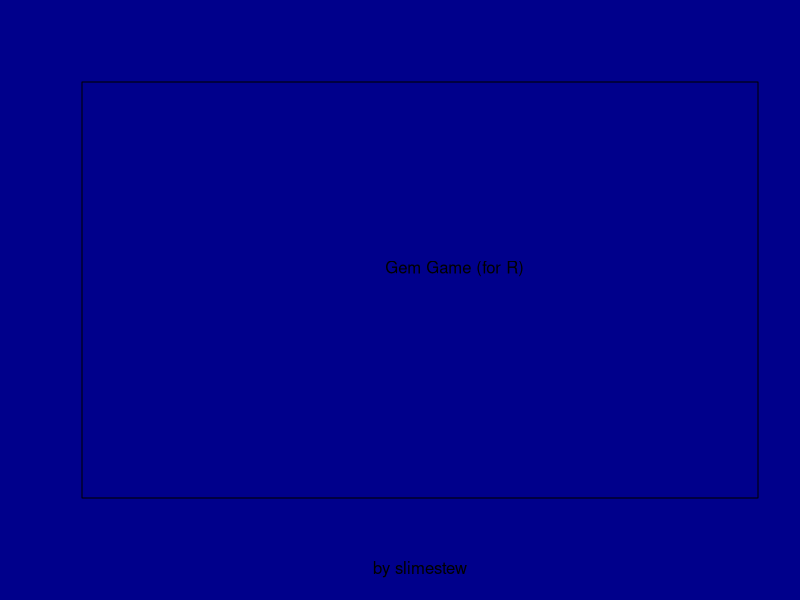

Here is the R script that generated this plot: (Note: this script raises an error after producing the figure.)
#install.packages(c("beepr"))
#library(beepr)

#TODO: sounds? graphics? twist mode not functional

par(bg = "darkblue")
gems <- matrix(0, nrow = 8, ncol = 8)
tempgems <- matrix(0, nrow = 8, ncol = 8)
tempcheck <- list()
selected <- rep(-1, times = 4)
menu <- 0
click <- list(x = 3, y = 3)
textboxes <- c(0,0)
colorcombo <- c(-1,-1)
options <- c(FALSE, FALSE, FALSE)
# Freeswap: can swap as long as spots are adjacent, doesn't need to cause a valid solve
# Resetpt: Subtracts 10 points if resetting freely (does not subtract if a reset is forced)
# Twist: instead of swapping two adjacent gems, rotates a whole 2x2 area (selecting and deselecting inverts)
gemColors <- c("lightgray", "red", "yellow", "chartreuse", "orange", "cyan", "magenta")
btnColors <- c("darkred","green")

resetboard <- function() {
  for (i in 1:8) {
    gems[i, ] = sample(1:7, 8, replace=TRUE)
  }
  #beep()
  return(gems)
}

failboard <- function() {
  k <- 0
  for (i in 1:8) {
    for (j in 1:8) {
      gems[i, j] = (k + 1)
      k <- (k+1) %% 7
    }
  }
  #beep()
  return(gems)
}

checkgems <- function(goms) {
  checkedgems <- list()
  for (i in 1:8) { #vertical
    colorcombo <- c(-1,-1)
    for (j in 1:8) {
      if(colorcombo[1] == -1) {
        colorcombo[1] = goms[i,j]
        colorcombo[2] = 0
      }
      if(colorcombo[1] == goms[i,j]) {
        colorcombo[2] = colorcombo[2] +1
      } else {
        colorcombo[1] = goms[i,j]
        colorcombo[2] = 1
      }
      if(colorcombo[2] == 3) {
        checkedgems <- c(checkedgems, list(list(i,j,"v")))
      }
    }
  }
  
  for (j in 1:8) { #horizontal
    colorcombo <- c(-1,-1)
    for (i in 1:8) {
      if(colorcombo[1] == -1) {
        colorcombo[1] = goms[i,j]
        colorcombo[2] = 0
      }
      if(colorcombo[1] == goms[i,j]) {
        colorcombo[2] = colorcombo[2] + 1
      } else {
        colorcombo[1] = goms[i,j]
        colorcombo[2] = 1
      }
      if(colorcombo[2] == 3) {
        checkedgems <- c(checkedgems, list(list(i,j,"h")))
      }
    }
  }
  return(checkedgems)
}

legalmoves <- function(goms) {
  if(length(checked)>0) {
    return(TRUE) #should never happen, but would be accurate
  }
  
  tempgems <- gems
  #marked function not useful since it would count an L-shaped triomino as valid
  for (i in 1:8) { #vertical
    for (j in 1:7) {
      tempgems <- swapgems(tempgems, i, j, i, j+1)
      tempcheck <- checkgems(tempgems)
      if(length(tempcheck)>0){
        return(TRUE)
      }
      tempgems <- swapgems(tempgems, i, j, i, j+1)
    }
  }
  
  for (j in 1:8) { #horizontal
    for (i in 1:7) {
      swapgems(tempgems, i, j, i+1, j)
      tempcheck <- checkgems(tempgems)
      if(length(tempcheck)>0){
        return(TRUE)
      }
      swapgems(tempgems, i, j, i+1, j)
    }
  }
  return(FALSE)
}

cleargems <- function(checkedgems) {
  tempgem <- gems
	cleared <- 0
	marked <- matrix(0, nrow = 8, ncol = 8)
	oldmark <- marked
	if(length(checkedgems) > 0) {
  	for(i in 1:length(checkedgems)){
  	  marked[checkedgems[[i]][[1]], checkedgems[[i]][[2]]] = 1
  	}
	}
	
	while(sum(marked) != 0 && sum(oldmark) != sum(marked)) {
		oldmark <- marked
		marked <- markpass(marked)
	}
	
	for (i in 1:8) {
	  for (j in 1:8) {
	    if(marked[i,j] == 1) {
	      tempgem[i,j] = -1 #clear it
	    }
	  }
	}
	cleared <- sum(marked)
	gems <- refill(tempgem)
	return(c(gems,cleared))
}

markpass <- function(marked) {
	for (i in 1:8) {
		for (j in 1:8) {
			if(marked[i,j] == 1) {
				if(i!=1 && (gems[i-1,j] == gems[i,j]) && marked[i-1,j]==0) {
				  marked[i-1, j] = 1
				}
			  if(i!=8 && (gems[i+1,j] == gems[i,j]) && marked[i+1,j]==0) {
			    marked[i+1, j] = 1
			  }
			  if(j!=1 && (gems[i,j-1] == gems[i,j]) && marked[i,j-1]==0) {
			    marked[i, j-1] = 1
			  }
			  if(j!=8 && (gems[i,j+1] == gems[i,j]) && marked[i,j+1]==0) {
			    marked[i, j+1] = 1
			  }
			}
		}
	}
	return(marked)
}

swapgems <- function(goms, row1, col1, row2, col2) {
  temp <- goms[row1, col1]
  goms[row1, col1] = gems[row2, col2]
  goms[row2, col2] = temp
  return(goms)
}

refill <- function(ge) {
  for (z in 1:8) { #fall down 8 times
    for (i in 1:8) {
      for (j in 1:8) {
        if(ge[i, j] == -1) {
          if(j==8) {
            ge[i,j] = sample(1:7, 1)
          } else {
            ge[i,j] = ge[i,j+1]
            ge[i,j+1] = -1
          }
        }
      }
    }
  }
  return(ge)
}

isadjacent <- function(row1, col1, row2, col2) {
  return(((abs(row1-row2) <= 1) && (abs(col1-col2) <= 1)) && !(((abs(row1-row2) == 1) && (abs(col1-col2) == 1))))
}

trinum <- function(n) {
  return(n * (n + 1) / 2)
}

#board reset and cleanup
gems <- resetboard()
checked <- checkgems(gems)
while(length(checked)>0) {
  clear <- cleargems(checked)
  gems <- matrix(clear[1:64], nrow = 8, ncol = 8)
  checked <- checkgems(gems)
}

#menu
plot(0, 0, type = "n", xlim = c(0, 9), ylim = c(0, 9), col="white", xlab = "by slimestew", ylab = "", axes = FALSE, frame.plot = TRUE)
par(bg = "darkblue")
text(5,5, "Gem Game (for R)")

while((floor(click$y) < 5 || floor(click$y) > 8) || menu < 2){
  click <- locator(1)
  plot(0, 0, type = "n", xlim = c(0, 9), ylim = c(0, 9), xlab = "", ylab = "", axes = FALSE, frame.plot = FALSE)
  
  if((floor(click$x) > 1 && floor(click$x) < 7)){
    if(floor(click$y) == 3)
      options[1] = !options[1]
    if(floor(click$y) == 2)
      options[2] = !options[2]
    if(floor(click$y) == 1)
      options[3] = !options[3]
  }
  
  rect(1, 5, 7, 6, col = "lightblue", border = "cyan")
  rect(1, 3, 7, 4, col = btnColors[options[1]+1], border = "black")
  rect(1, 2, 7, 3, col = btnColors[options[2]+1], border = "black")
  rect(1, 1, 7, 2, col = btnColors[options[3]+1], border = "black")
  text(4,8, "Gem Game")
  text(4,3.5, "Freeswap")
  text(4,2.5, "Resetpts")
  text(4,1.5, "Twist")
  text(4,5.5, "Start")
  
  menu = min(menu + 1,2)
}
plot(0, 0, type = "n", xlim = c(0, 9), ylim = c(0, 9), col="white", xlab = "", ylab = "", axes = FALSE, frame.plot = TRUE)
menu <- 0

#game loop
while(TRUE) {

if(floor(click$x) == 0 && floor(click$y) == 0) {
  textboxes[2] = textboxes[2] + 1
  if(legalmoves(gems) && options[2]){
    textboxes[1] = textboxes[1] - 10
  }

  gems <- resetboard()
  checked <- checkgems(gems)
  while(length(checked)>0) {
    clear <- cleargems(checked)
    gems <- matrix(clear[1:64], nrow = 8, ncol = 8)
    checked <- checkgems(gems)
  }
  
}

#selection
if(selected[1] == -1 && menu != 0) { #pair 1
  if(floor(click$x) > 0 && floor(click$x) < 9) {
    selected[1] = floor(click$x)
  }
  if(floor(click$y) > 0 && floor(click$y) < 9) {
    selected[2] = floor(click$y)
  }
} else { #pair 2
  if(floor(click$x) > 0 && floor(click$x) < 9) {
    selected[3] = floor(click$x)
  }
  if(floor(click$y) > 0 && floor(click$y) < 9) {
    selected[4] = floor(click$y)
  }
}

if(selected[1] != -1 && selected[1] == selected[3] && selected[2] == selected[4]) {
  selected <- rep(-1, times = 4) #deselect
} else if (selected[3] != -1 && selected[4] != -1) {
  if(isadjacent(selected[1], selected[2], selected[3], selected[4])) {
    if(!options[2]){
      tempgems <- swapgems(gems, selected[1], selected[2], selected[3], selected[4])
      tempcheck <- checkgems(tempgems)
      if(length(tempcheck)>0) {
        gems <- swapgems(gems, selected[1], selected[2], selected[3], selected[4])
      }
    } else {
      gems <- swapgems(gems, selected[1], selected[2], selected[3], selected[4])
    }
  }
  checked <- checkgems(gems)
  while(length(checked)>0) {
    checked <- checkgems(gems)
    clear <- cleargems(checked)
    gems <- matrix(clear[1:64], nrow = 8, ncol = 8)
    textboxes[1] = textboxes[1] + trinum(clear[65])
  }
  selected <- rep(-1, times = 4)
}

#draw board
plot(0, 0, type = "n", xlim = c(0, 9), ylim = c(0, 9), xlab = paste("Score:",textboxes[1]), ylab = paste("Resets:",textboxes[2]), axes = FALSE, frame.plot = FALSE)

for (i in 1:8) {
  for (j in 1:8) {
    rect(i, j, i + 1, j + 1, col = gemColors[gems[i, j]], border = "black")
  }
}

rect(0, 0, 1, 1, col = "purple", border = "white")
text(0.5,0.5, "Rst")
if(selected[1] != -1 && selected[2] != -1) {
  rect(selected[1]-0.05, selected[2]-0.05, selected[1] + 1.05, selected[2] + 1.05, col = gemColors[gems[selected[1], selected[2]]], border = "blue")
}

if(!legalmoves(gems)){
  text(5,0.5, "No legal moves! Reset")
}

menu <- 1

click <- locator(1)

}
